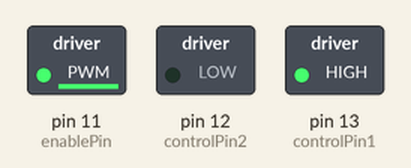
Recording of a sketch running on a simulated Arduino Uno, built with avr-gcc and run on an emulated ATmega328P. On the bench: switched loads named in the sketch (green lamp = pin HIGH).

Above: at 0.1 s.
Timing chart, 0 to 1.6 s (numbered marks = the images above):
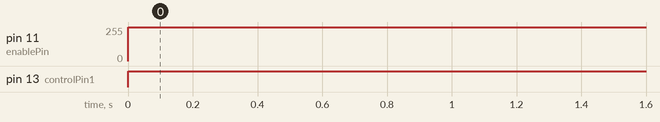

Measured:
- by itself, pin 11 (enablePin): 0/255 → 254/255 at 0.00 s
- by itself, pin 13 (controlPin1): LOW → HIGH at 0.00 s

The sketch:

Misson03.ino
```cpp
// モーター制御に必要なPIN
const int controlPin1 = 13;
const int controlPin2 = 12;
const int enablePin = 11;
// モーターのスピード設定
int motor_speed;  // モーターのスピード

void setup() {
  // モーター制御PINの設定
  pinMode(controlPin1, OUTPUT);
  pinMode(controlPin2, OUTPUT);
  pinMode(enablePin, OUTPUT);
}

void loop() {
  // モーターのスピードを割合で指定
  setMotorSpeed(100);
  // 直進
  setForward(true);
}

// モーターの進む方向を指定
void setForward(bool is_forward) {
  if (is_forward) {
    digitalWrite(controlPin1, HIGH);
    digitalWrite(controlPin2, LOW);
  } else {
    digitalWrite(controlPin1, LOW);
    digitalWrite(controlPin2, HIGH);
  }
}

// モーターのスピードを割合で指定
void setMotorSpeed(int speed_rate) {
  motor_speed = map(speed_rate, 0, 100, 0, 254);
  analogWrite(enablePin, motor_speed);
}
```
